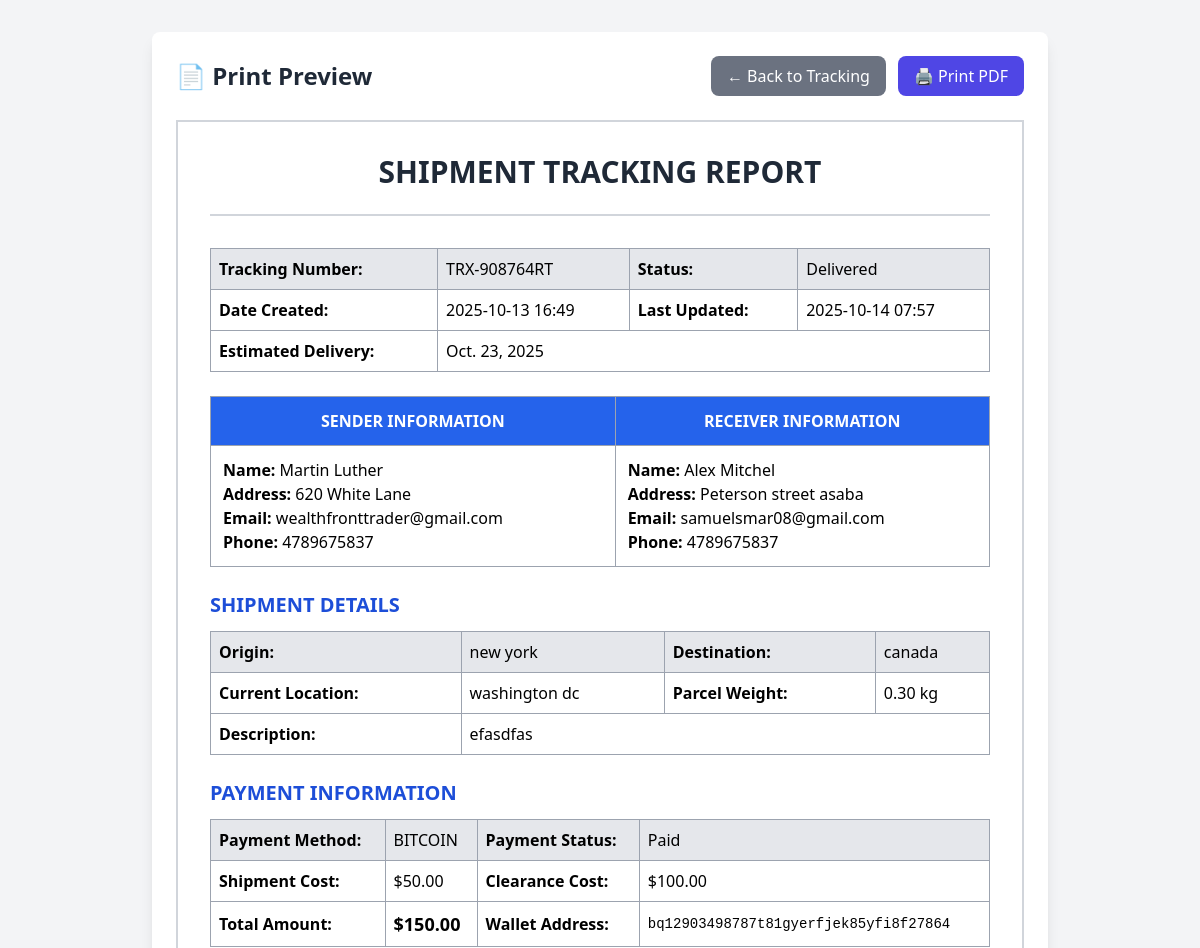
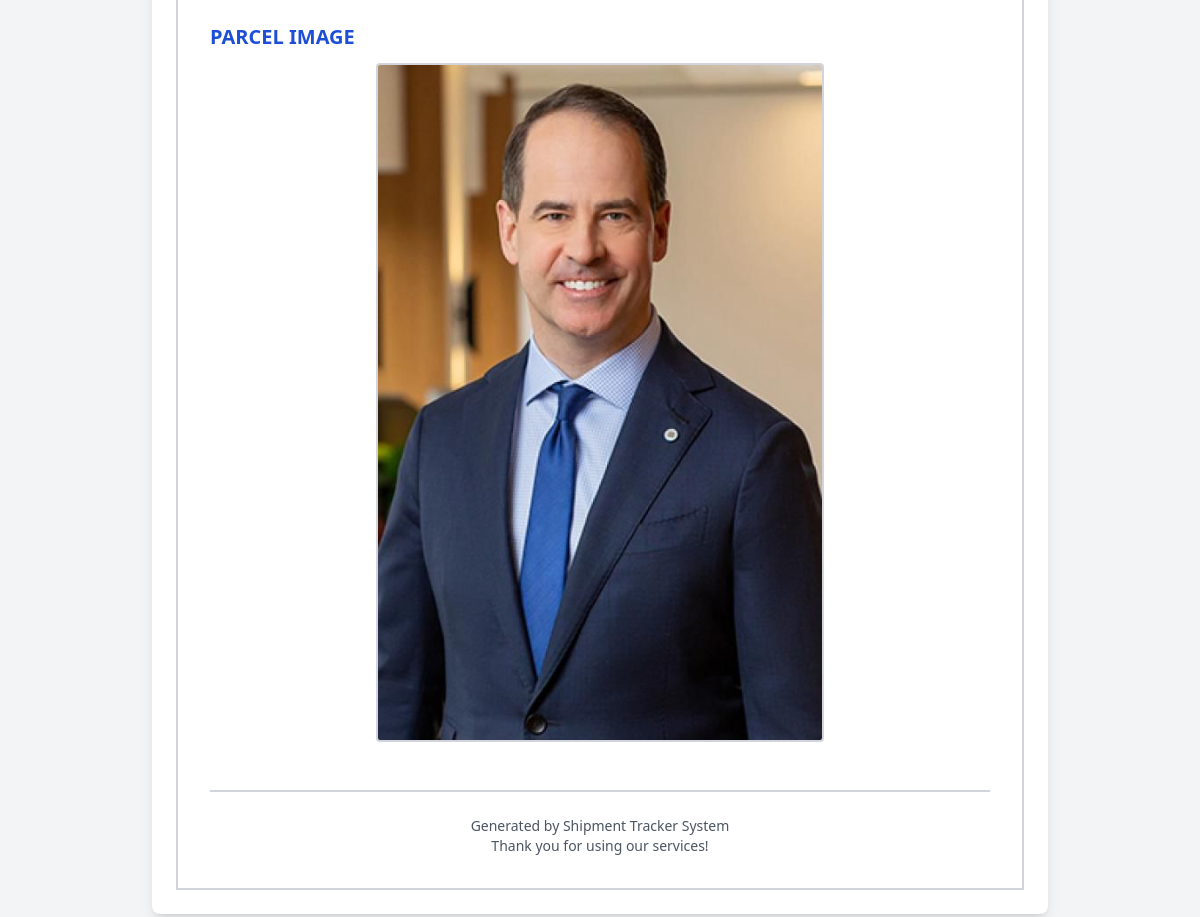
Page /print-preview/TRX-908764RT/ on the committed database (2 pictures, top to bottom).
### tracker/models.py (models this page shows, shortened)
class Shipment(models.Model):
    STATUS_CHOICES = [
        ('pending', 'Pending'),
        ('picked', 'Picked by Courier'),
        ('on_hold', 'On Hold'),
        ('on_way', 'On the Way'),
        ('custom_hold', 'Custom Hold'),
        ('delivered', 'Delivered'),
    ]
    PAYMENT_STATUS = [
        ('not_required', 'Not Required'),
        ('awaiting_payment', 'Awaiting Payment'),
        ('paid', 'Paid'),
    ]
    PAYMENT_METHOD = [
        ('bitcoin', 'Bitcoin'),
        ('usdt', 'USDT (Tether)'),
    ]
    tracking_number = models.CharField(max_length=100, unique=True)
    sender_name = models.CharField(max_length=150)
    sender_address = models.TextField()
    sender_email = models.EmailField()
    sender_phone = models.CharField(max_length=20)
    receiver_name = models.CharField(max_length=150)
    receiver_address = models.TextField()
    receiver_email = models.EmailField()
    receiver_phone = models.CharField(max_length=20)
    origin = models.CharField(max_length=150)
    destination = models.CharField(max_length=150)
    current_location = models.CharField(max_length=150)
    status = models.CharField(max_length=50, choices=STATUS_CHOICES, default='pending')
    remarks = models.TextField(blank=True, null=True)
    parcel_description = models.TextField(blank=True, null=True)
    parcel_weight = models.DecimalField(max_digits=10, decimal_places=2, default=0)
    parcel_image = models.ImageField(upload_to='parcel_images/', blank=True, null=True)
    require_payment = models.BooleanField(default=False)
    show_payment_info = models.BooleanField(default=True)  # New field to show/hide payment info
    payment_method = models.CharField(max_length=20, choices=PAYMENT_METHOD, default='bitcoin')
    shipment_cost = models.DecimalField(max_digits=10, decimal_places=2, default=0)
    clearance_cost = models.DecimalField(max_digits=10, decimal_places=2, default=0)
    total_cost = models.DecimalField(max_digits=10, decimal_places=2, default=0)
    crypto_wallet = models.CharField(max_length=255, blank=True, null=True)
    payment_status = models.CharField(max_length=20, choices=PAYMENT_STATUS, default='not_required')
    date_created = models.DateTimeField(auto_now_add=True)
    last_updated = models.DateTimeField(auto_now=True)
    estimated_delivery = models.DateField(blank=True, null=True)

### tracker/views.py (the view)
# urls.py: path('print-preview/<str:tracking_number>/', views.print_preview, name='print_preview'),
def print_preview(request, tracking_number):
    shipment = get_object_or_404(Shipment, tracking_number=tracking_number)
    return render(request, 'tracker/print_preview.html', {'shipment': shipment})

### tracker/context_processors.py (called while the page is built, shortened)
def site_settings(request):
    return {
        'site_settings': SiteSettings.load()
    }

def admin_context(request):
    return {}

### tracker/models.py (called while the page is built)
    @classmethod
    def load(cls):
        try:
            return cls.objects.get()
        except cls.DoesNotExist:
            return cls.objects.create()

### tracker/templates/tracker/print_preview.html (shortened to what this page needs)
<!DOCTYPE html>
<html lang="en">
<head>
    <script src="https://cdn.tailwindcss.com"></script>
</head>
<body class="bg-gray-100 min-h-screen py-8 px-4">
    <div class="max-w-4xl mx-auto">
        <div class="bg-white rounded-lg shadow-lg p-6 mb-6">
            <div class="flex justify-between items-center mb-6">
                <h1 class="text-2xl font-bold text-gray-800">📄 Print Preview</h1>
                <div class="flex gap-3">
                    <a href="/track/?tracking_number={{ shipment.tracking_number }}"
                       class="bg-gray-500 hover:bg-gray-600 text-white px-4 py-2 rounded-lg transition">
                        ← Back to Tracking
                    </a>
                    <a href="/print/{{ shipment.tracking_number }}/"
                       class="bg-indigo-600 hover:bg-indigo-700 text-white px-4 py-2 rounded-lg flex items-center gap-2 transition">
                        🖨️ Print PDF
                    </a>
                </div>
            </div>
            <div class="border-2 border-gray-300 p-8 bg-white" style="min-height: 80vh;">
                <div class="text-center mb-8 border-b-2 border-gray-300 pb-4">
                    <h2 class="text-3xl font-bold text-gray-800 mb-2">SHIPMENT TRACKING REPORT</h2>
                </div>
                <div class="mb-6">
                    <table class="w-full border-collapse border border-gray-400 mb-4">
                        <tr class="bg-gray-200">
                            <td class="border border-gray-400 p-2 font-bold">Tracking Number:</td>
                            <td class="border border-gray-400 p-2">{{ shipment.tracking_number }}</td>
                            <td class="border border-gray-400 p-2 font-bold">Status:</td>
                            <td class="border border-gray-400 p-2">{{ shipment.get_status_display }}</td>
                        </tr>
                        <tr>
                            <td class="border border-gray-400 p-2 font-bold">Date Created:</td>
                            <td class="border border-gray-400 p-2">{{ shipment.date_created|date:"Y-m-d H:i" }}</td>
                            <td class="border border-gray-400 p-2 font-bold">Last Updated:</td>
                            <td class="border border-gray-400 p-2">{{ shipment.last_updated|date:"Y-m-d H:i" }}</td>
                        </tr>
                        {% if shipment.estimated_delivery %}
                        <tr>
                            <td class="border border-gray-400 p-2 font-bold">Estimated Delivery:</td>
                            <td class="border border-gray-400 p-2" colspan="3">{{ shipment.estimated_delivery }}</td>
                        </tr>
                        {% endif %}
                    </table>
                </div>
                <div class="mb-6">
                    <table class="w-full border-collapse border border-gray-400">
                        <tr class="bg-blue-600 text-white">
                            <th class="border border-gray-400 p-3 text-center">SENDER INFORMATION</th>
                            <th class="border border-gray-400 p-3 text-center">RECEIVER INFORMATION</th>
                        </tr>
                        <tr>
                            <td class="border border-gray-400 p-3 align-top">
                                <p><strong>Name:</strong> {{ shipment.sender_name }}</p>
                                <p><strong>Address:</strong> {{ shipment.sender_address }}</p>
                                <p><strong>Email:</strong> {{ shipment.sender_email }}</p>
                                <p><strong>Phone:</strong> {{ shipment.sender_phone }}</p>
                            </td>
                            <td class="border border-gray-400 p-3 align-top">
                                <p><strong>Name:</strong> {{ shipment.receiver_name }}</p>
                                <p><strong>Address:</strong> {{ shipment.receiver_address }}</p>
                                <p><strong>Email:</strong> {{ shipment.receiver_email }}</p>
                                <p><strong>Phone:</strong> {{ shipment.receiver_phone }}</p>
                            </td>
                        </tr>
                    </table>
                </div>
                <div class="mb-6">
                    <h3 class="text-xl font-bold text-blue-700 mb-3">SHIPMENT DETAILS</h3>
                    <table class="w-full border-collapse border border-gray-400">
                        <tr class="bg-gray-200">
                            <td class="border border-gray-400 p-2 font-bold">Origin:</td>
                            <td class="border border-gray-400 p-2">{{ shipment.origin }}</td>
                            <td class="border border-gray-400 p-2 font-bold">Destination:</td>
                            <td class="border border-gray-400 p-2">{{ shipment.destination }}</td>
                        </tr>
                        <tr>
                            <td class="border border-gray-400 p-2 font-bold">Current Location:</td>
                            <td class="border border-gray-400 p-2">{{ shipment.current_location }}</td>
                            <td class="border border-gray-400 p-2 font-bold">Parcel Weight:</td>
                            <td class="border border-gray-400 p-2">{{ shipment.parcel_weight }} kg</td>
                        </tr>
                        {% if shipment.parcel_description %}
                        <tr>
                            <td class="border border-gray-400 p-2 font-bold">Description:</td>
                            <td class="border border-gray-400 p-2" colspan="3">{{ shipment.parcel_description }}</td>
                        </tr>
                        {% endif %}
                    </table>
                </div>
                {% if shipment.require_payment and shipment.show_payment_info %}
                <div class="mb-6">
                    <h3 class="text-xl font-bold text-blue-700 mb-3">PAYMENT INFORMATION</h3>
                    <table class="w-full border-collapse border border-gray-400">
                        <tr class="bg-gray-200">
                            <td class="border border-gray-400 p-2 font-bold">Payment Method:</td>
                            <td class="border border-gray-400 p-2">{{ shipment.get_payment_method_display|upper }}</td>
                            <td class="border border-gray-400 p-2 font-bold">Payment Status:</td>
                            <td class="border border-gray-400 p-2">{{ shipment.get_payment_status_display }}</td>
                        </tr>
                        <tr>
                            <td class="border border-gray-400 p-2 font-bold">Shipment Cost:</td>
                            <td class="border border-gray-400 p-2">${{ shipment.shipment_cost }}</td>
                            <td class="border border-gray-400 p-2 font-bold">Clearance Cost:</td>
                            <td class="border border-gray-400 p-2">${{ shipment.clearance_cost }}</td>
                        </tr>
                        <tr>
                            <td class="border border-gray-400 p-2 font-bold">Total Amount:</td>
                            <td class="border border-gray-400 p-2 font-bold text-lg">${{ shipment.total_cost }}</td>
                            <td class="border border-gray-400 p-2 font-bold">Wallet Address:</td>
                            <td class="border border-gray-400 p-2 font-mono text-sm">{{ shipment.crypto_wallet }}</td>
                        </tr>
                    </table>
                </div>
                {% endif %}
                {% if shipment.parcel_image %}
                <div class="mb-6">
                    <h3 class="text-xl font-bold text-blue-700 mb-3">PARCEL IMAGE</h3>
                    <img src="{{ shipment.parcel_image.url }}" alt="Parcel" class="max-w-md mx-auto border-2 border-gray-300 rounded">
                </div>
                {% endif %}
                <div class="mt-12 pt-6 border-t-2 border-gray-300 text-center text-gray-600 text-sm">
                    <p>Generated by Shipment Tracker System</p>
                    <p>Thank you for using our services!</p>
                </div>
            </div>
        </div>
    </div>
</body>
</html>

### rows in the picture
Shipment: tracking_number "TRX-908764RT", status "Delivered", date_created "2025-10-13 16:49", last_updated "2025-10-14 07:57", estimated_delivery "Oct. 23, 2025", sender_name "Martin Luther", sender_address "620 White Lane", sender_email "wealthfronttrader@gmail.com", sender_phone "4789675837", receiver_name "Alex Mitchel", receiver_address "Peterson street asaba", receiver_email "samuelsmar08@gmail.com", receiver_phone "4789675837", origin "new york", destination "canada", current_location "washington dc", parcel_weight "0.30", parcel_description "efasdfas", payment_method "BITCOIN", payment_status "Paid", shipment_cost "50.00", clearance_cost "100.00", total_cost "150.00", crypto_wallet "bq12903498787t81gyerfjek85yfi8f27864", parcel_image (picture)
